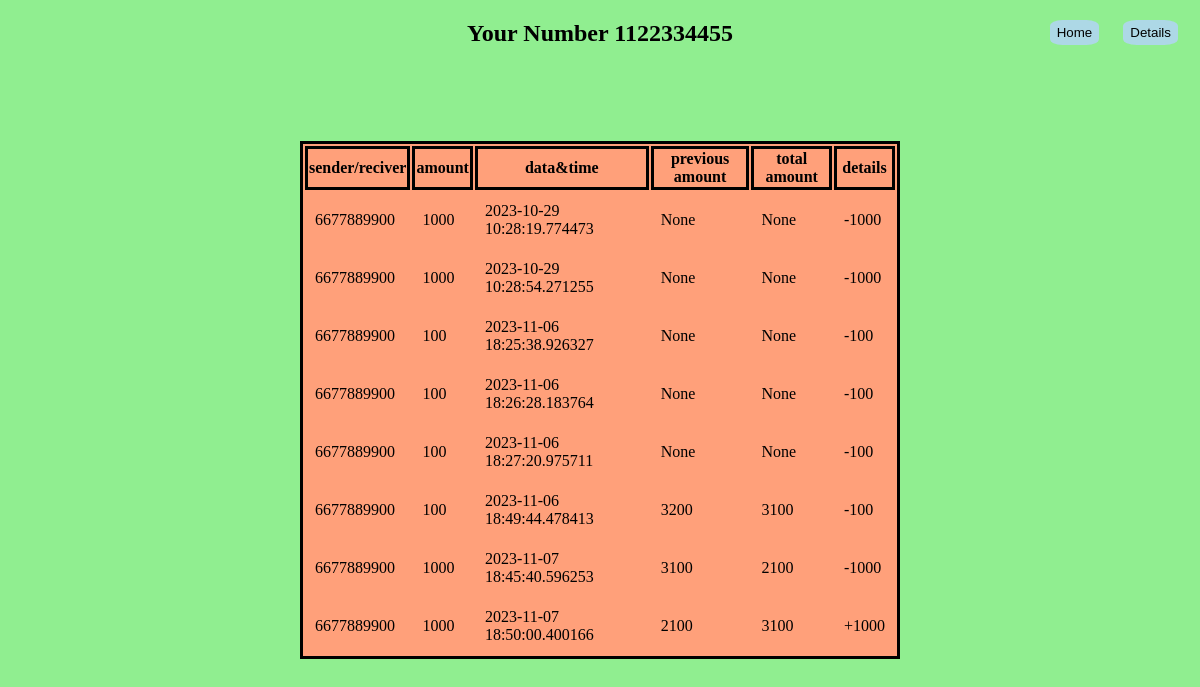
The app's page /h/ (signed in), older data.
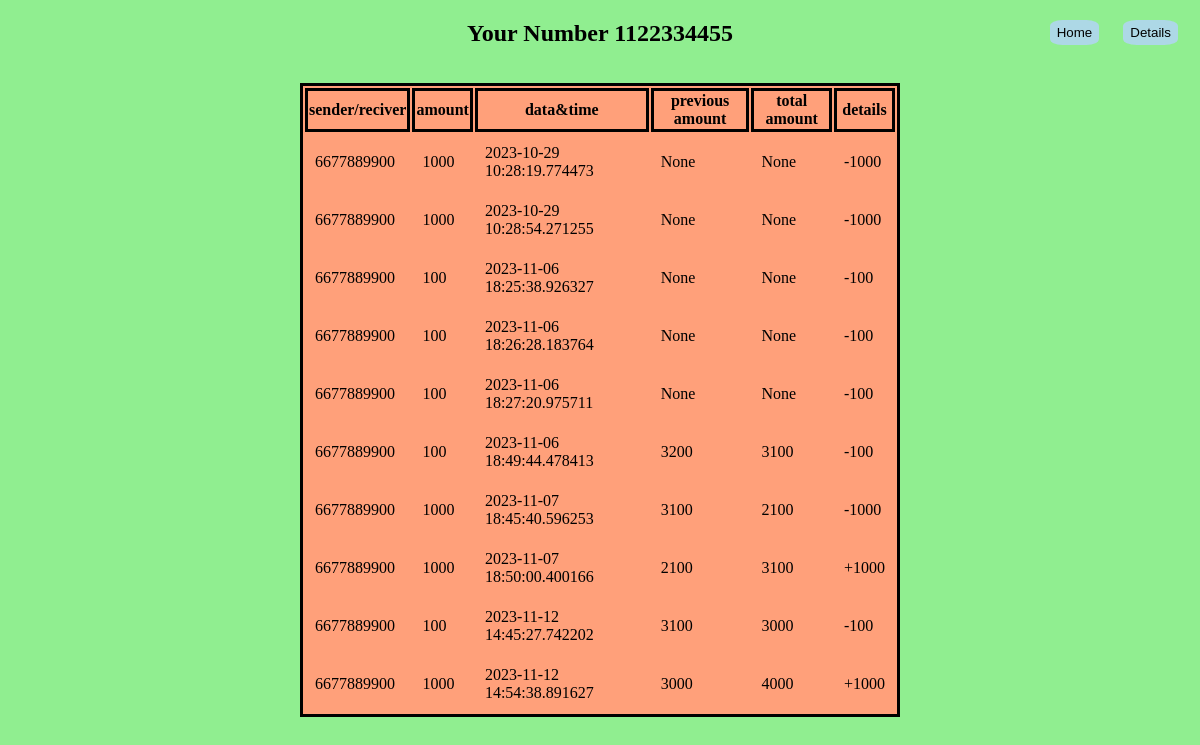
The same page, newer data.
### bank2/models.py (models this page shows)
class transcation(models.Model):
    from_phone = models.IntegerField(null=True)
    to_phone = models.IntegerField(null=True)
    t_amount = models.IntegerField(null=True)
    dt = models.CharField(max_length=30)
    p_amount=models.IntegerField(null=True)
    total=models.IntegerField(null=True)

### bank2/views.py (the view)
# urls.py: path('h/',views.statement,name="statement"),
def statement(request):
    db=request.session.get('user_id')
    data=acc.objects.all().get(pk=db)
    phone=data.phone
    try:
        t=transcation.objects.filter(from_phone=phone)
        if t is not None:
            return render(request,'history.html',{'data':t,'phone':phone})
    except ObjectDoesNotExist:
        return render(request, 'notfound.html', {'data': 'not found'})
    return render(request,'login.html',{'form':form})

### templates/history.html (shortened to what this page needs)
<!DOCTYPE html>
<html lang="en">
<head>
</head>
<body>
    <nav class="navigation">
        <a href="{% url 'home' %}"><button>Home</button></a>
        <a href="{% url 'details' %}"><button>Details</button></a>
    </nav>
    <center>
        <h2>Your Number {{phone}}</h2>
    </center>
    <table class="table">
        <tr>
            <th>sender/reciver</th>
            <th>amount</th>
            <th>data&time</th>
            <th>previous amount</th>
            <th>total amount</th>
            <th>details</th>
        </tr>
        {% for i in data %}
        <tr>
            <td>
                {{i.to_phone}}
            </td>
            <td>
                {{i.t_amount}}
            </td>
            <td>
                {{i.dt}}
            </td>
            <td>
                {{i.p_amount}}
            </td>
            <td>
                {{i.total}}
            </td>
            <td>
                {% if i.total > i.p_amount %}
                +{{i.t_amount}}
                {% else %}
                -{{i.t_amount}}
                {% endif %}
            </td>
        </tr>
        {% endfor %}
    </table>
</body>
</html>

Row changes from the older to the newer data that the page shows:
added transcation: to_phone "6677889900", t_amount "100", dt "2023-11-12 14:45:27.742202", p_amount "3100", total "3000"
added transcation: to_phone "6677889900", t_amount "1000", dt "2023-11-12 14:54:38.891627", p_amount "3000", total "4000"
